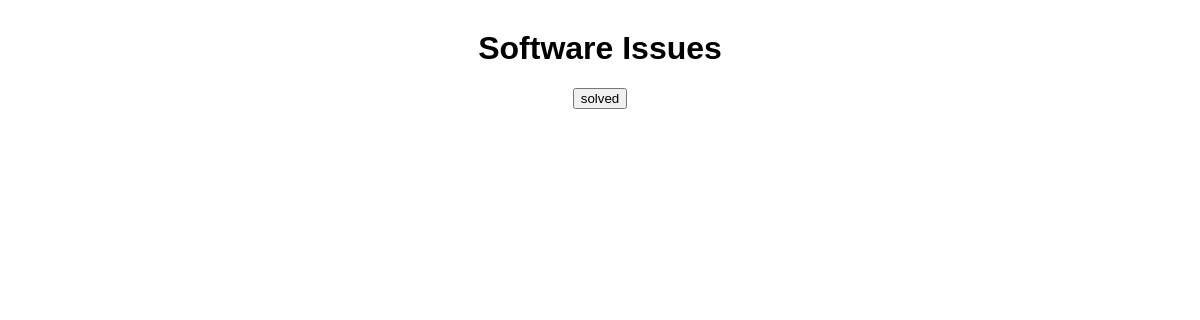
Page /admindash/software on the earlier database version.
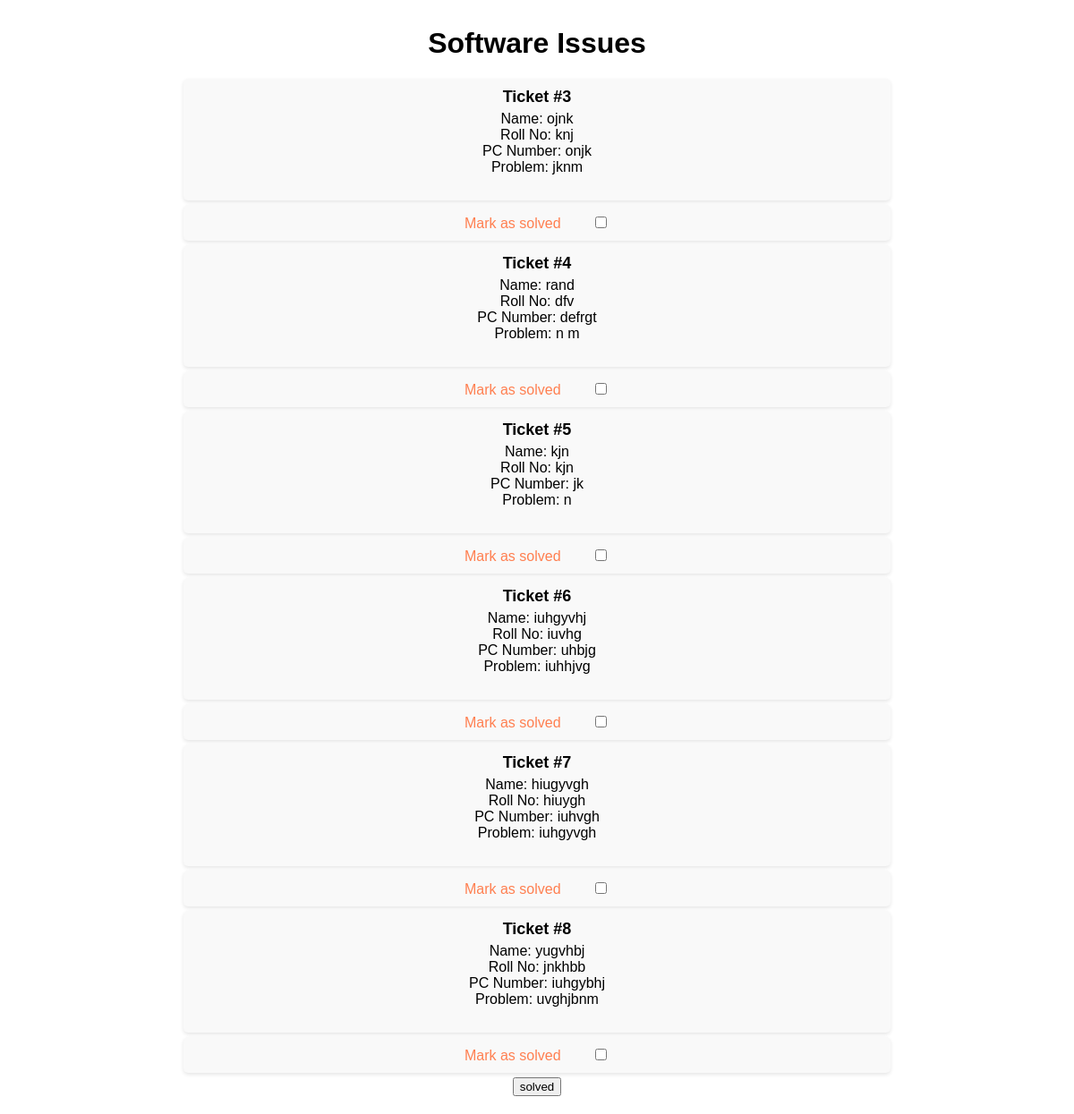
Same page on the later database version.
### lab_admin/models.py (models this page shows)
class s_ticket(models.Model) :
    name = models.CharField(max_length=30)
    roll_no= models.CharField(max_length=30)
    pc_number = models.CharField(max_length=30)
    problem= models.CharField(max_length=200)

### lab_admin/views.py (the view, shortened to what this page needs)
# urls.py: path("/software" ,views.s_page , name="s_issue"),
def s_page(request):
    tickets = s_ticket.objects.all()
    return render(request, 's_issue.html', {'tickets': tickets})

### templates/s_issue.html (shortened to what this page needs)
<!DOCTYPE html>
<html>
<head>
</head>
<body>
    <h1>Software Issues</h1>
    <form method="post">
    <ul>
        {% for ticket in tickets %}
        <li>
            <div class="ticket-title">Ticket #{{ ticket.id }}</div>
            <div class="ticket-details">
                Name: {{ ticket.name }}<br>
                Roll No: {{ ticket.roll_no }}<br>
                PC Number: {{ ticket.pc_number }}<br>
                Problem: {{ ticket.problem }}<br>
                <label for="vehicle1"></label><br>
            </div>
            <li>
                <div class="box">Mark as solved<input type="checkbox" class="ticket-id" name={{ ticket.id }} id = {{ ticket.id }} value={{ ticket.id }} ></div>
            </li>
        </li>
        {% endfor %}
        <button type="submit" class="btn">solved</button>
    </ul>
</form>
</body>
</html>

### templates/s_issue.html (style rules this page uses)
body { font-family: Arial, sans-serif; text-align: center; }
h1 { margin-top: 30px; }
ul { list-style-type: none; padding: 0; margin: 20px auto; max-width: 800px; }
li { background-color: #f9f9f9; padding: 10px; margin: 5px; border-radius: 5px; box-shadow: 0 2px 4px rgba(0, 0, 0, 0.1); }
.ticket-title { font-weight: bold; font-size: 18px; }
.ticket-details { margin-top: 5px; font-size: 16px; }
.ticket-id { position:relative; padding-left : 5%; margin-left: 5%; }
.box { color: coral; }

Differences in the rows shown:
added s_ticket: id "3", name "ojnk", roll_no "knj", pc_number "onjk", problem "jknm"
added s_ticket: id "4", name "rand", roll_no "dfv", pc_number "defrgt", problem "n m"
added s_ticket: id "5", name "kjn", roll_no "kjn", pc_number "jk", problem "n"
added s_ticket: id "6", name "iuhgyvhj", roll_no "iuvhg", pc_number "uhbjg", problem "iuhhjvg"
added s_ticket: id "7", name "hiugyvgh", roll_no "hiuygh", pc_number "iuhvgh", problem "iuhgyvgh"
added s_ticket: id "8", name "yugvhbj", roll_no "jnkhbb", pc_number "iuhgybhj", problem "uvghjbnm"
